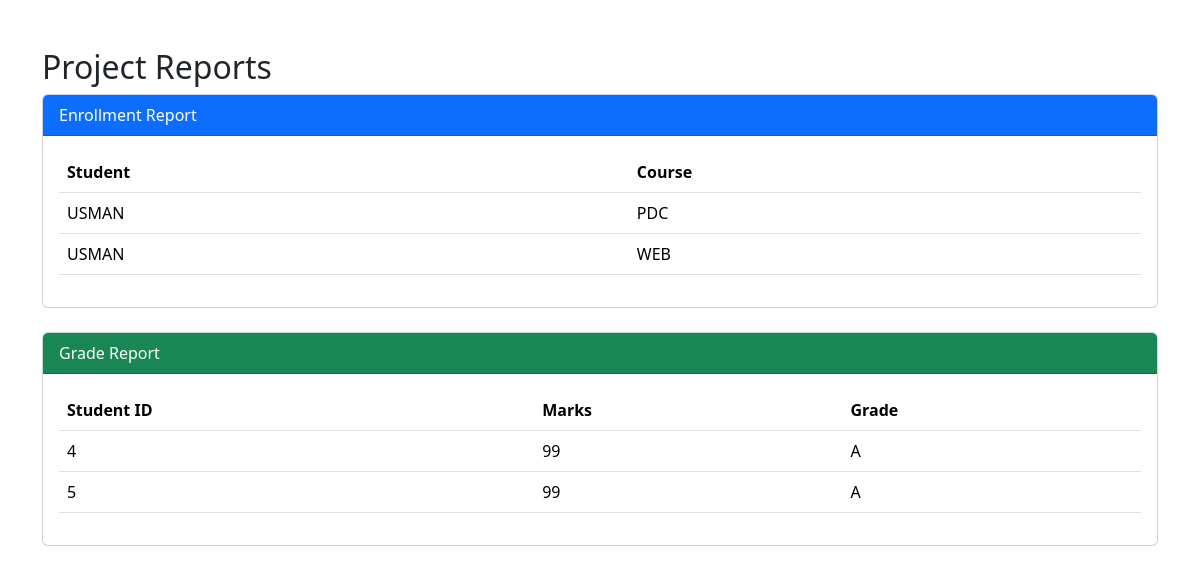
Screenshot of /admin/reports with the database file from the repository.
### models/enrollment_model.py (models this page shows)
class Enrollment(db.Model):
    id = db.Column(
        db.Integer,
        primary_key=True
    )
    student_id = db.Column(
        db.Integer,
        nullable=False
    )
    student_name = db.Column(
        db.String(100),
        nullable=False
    )
    course_id = db.Column(
        db.Integer,
        nullable=False
    )
    course_name = db.Column(
        db.String(100),
        nullable=False
    )

### models/grade_model.py (models this page shows)
class Grade(db.Model):
    id = db.Column(
        db.Integer,
        primary_key=True
    )
    student_id = db.Column(
        db.Integer,
        nullable=False
    )
    course_name = db.Column(
        db.String(100),
        nullable=False
    )
    marks = db.Column(
        db.Integer,
        nullable=False
    )
    grade = db.Column(
        db.String(5),
        nullable=False
    )
    remarks = db.Column(
        db.String(300)
    )
    created_at = db.Column(
        db.DateTime,
        default=db.func.now()
    )

### routes/auth_routes.py (the view)
@app.route("/admin/reports")
def reports():
    enrollments = Enrollment.query.all()
    grades = Grade.query.all()
    assignments = Assignment.query.all()
    return render_template(
        "reports.html",
        enrollments=enrollments,
        grades=grades,
        assignments=assignments
    )

### templates/reports.html (shortened to what this page needs)
<!DOCTYPE html>
<html>
<head>
<link href="https://cdn.jsdelivr.net/npm/bootstrap@5.3.3/dist/css/bootstrap.min.css"
rel="stylesheet">
</head>
<body>
<div class="container mt-5">
<h2>Project Reports</h2>
<div class="card mb-4">
<div class="card-header bg-primary text-white">
Enrollment Report
</div>
<div class="card-body">
<table class="table">
<tr>
<th>Student</th>
<th>Course</th>
</tr>
{% for e in enrollments %}
<tr>
<td>{{ e.student_name }}</td>
<td>{{ e.course_name }}</td>
</tr>
{% endfor %}
</table>
</div>
</div>
<div class="card mb-4">
<div class="card-header bg-success text-white">
Grade Report
</div>
<div class="card-body">
<table class="table">
<tr>
<th>Student ID</th>
<th>Marks</th>
<th>Grade</th>
</tr>
{% for g in grades %}
<tr>
<td>{{ g.student_id }}</td>
<td>{{ g.marks }}</td>
<td>{{ g.grade }}</td>
</tr>
{% endfor %}
</table>
</div>
</div>
</div>
</body>
</html>

### rows the page displays
Enrollment: student_name "USMAN", course_name "PDC"
Enrollment: student_name "USMAN", course_name "WEB"
Grade: student_id "4", marks "99", grade "A"
Grade: student_id "5", marks "99", grade "A"
